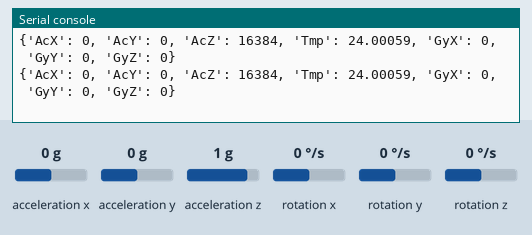
Recording of a program running on a simulated ESP32 board running MicroPython. On the bench: the last lines printed to the serial console. The test bench sets the inputs (shaded band); at power-on: acceleration x 0 g, acceleration y 0 g, acceleration z 1 g, rotation x 0 °/s, rotation y 0 °/s, rotation z 0 °/s. Library files of the repository ran but are not shown: mpu6050.py.

Above: at 1.2 s.
1.3 s: acceleration x set to -1.4 g
At 1.33 s:
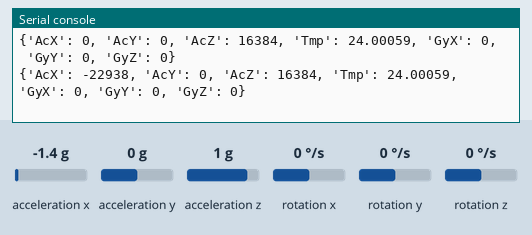
2.8 s: acceleration y set to -1.4 g
At 2.85 s:
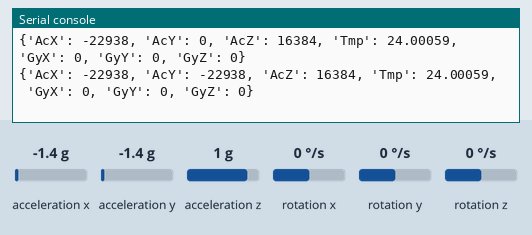
4.3 s: acceleration z set to -1.4 g
At 4.38 s:
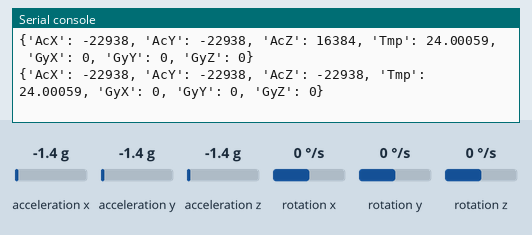
5.8 s: rotation x set to -192 °/s
At 5.8 s:
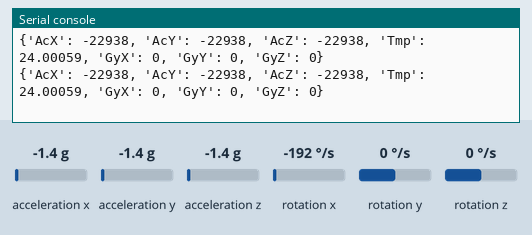
7.3 s: rotation y set to -192 °/s
At 7.32 s:
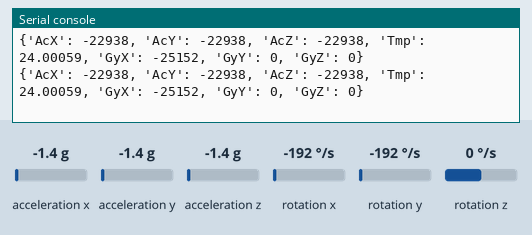

The program:

mpu6050_example.py
```python
'''
Verkablung MPU6050 (Beschleunigungssensor)
MPU6050 ... ESP32
VCC         3V3
GND         GND
SCL         D26
SDA         D25
'''

import machine
import time
import mpu6050

i2c = machine.SoftI2C(sda=machine.Pin(25), scl=machine.Pin(26))
accelerometer1 = mpu6050.accel(i2c)

print("Use the plotter in Thonny: View -> Plotter")

while True:
    print(accelerometer1.get_values())
    time.sleep_ms(100)
```

Measured:
- after the input at 1.3 s, the serial console: prints a new line at once (image 1)
- after the input at 2.8 s, the serial console: prints a new line after 0.05 s (image 2)
- after the input at 4.3 s, the serial console: prints a new line after 0.07 s (image 3)
